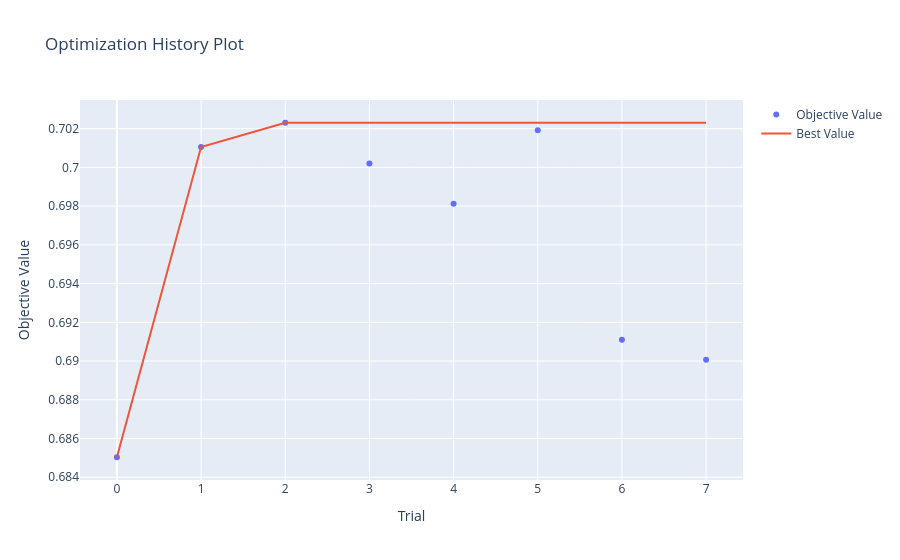
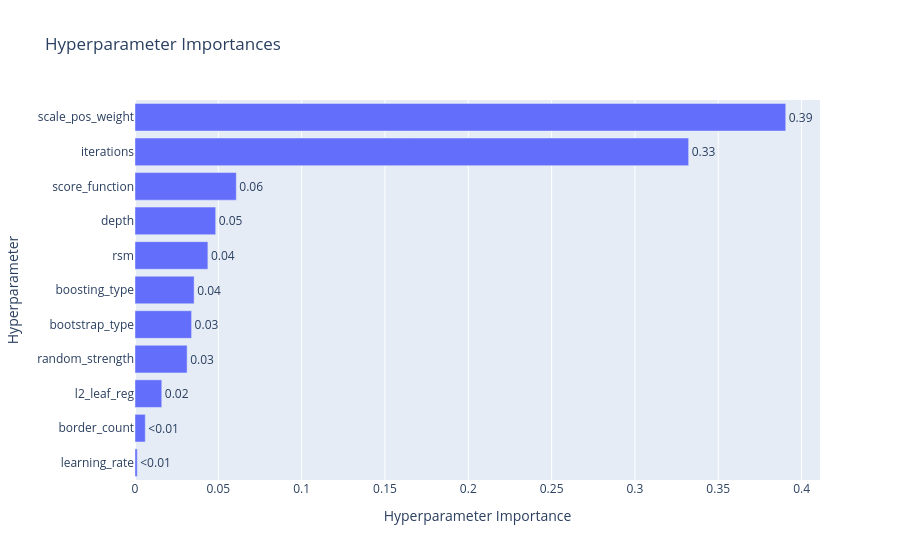

The cell these charts' notebook holds for them, in order:
### Markdown cell above
### 100k

### Code cell
import optuna
import numpy as np
import warnings
from catboost import CatBoostClassifier
from sklearn.metrics import roc_auc_score
from sklearn.model_selection import TimeSeriesSplit
from optuna.visualization import (
    plot_optimization_history, 
    plot_param_importances, 
    plot_parallel_coordinate
)
from optuna.samplers import TPESampler

# Parameter tuning settings

timeout_seconds = 60*60*3
no_improvement_trials = 100

# Split the 100k dataset to evaluate on holdout after tuning

X_tuning = train_100k_X.head(80000)
y_tuning = train_100k_y_cat.head(80000)
X_val_holdout = train_100k_X.tail(20000)
y_val_holdout = train_100k_y_cat.tail(20000)

def objective_catboost(trial):
    params = {
        "iterations": trial.suggest_int("iterations", 100, 1000), # Number of boosting rounds (equivalent to n_estimators)
        "learning_rate": trial.suggest_float("learning_rate", 0.005, 0.2, log=True), # Step size
        "depth": trial.suggest_int("depth", 2, 10), # Max tree depth. Low to reduce overfitting on small datasets
        "l2_leaf_reg": trial.suggest_float("l2_leaf_reg", 1e-8, 100.0, log=True), # L2 regularization (equivalent to reg_lambda/reg_alpha)
        "random_strength": trial.suggest_float("random_strength", 1e-3, 10.0, log=True), # Amount of randomness in scoring splits
        "rsm": trial.suggest_float("rsm", 0.2, 1.0), # Random subspace method (feature subsampling, equivalent to colsample_bytree)
        "border_count": trial.suggest_int("border_count", 64, 254), # Max bins for continuous features (equivalent to max_bin)
        "scale_pos_weight": trial.suggest_float("scale_pos_weight", 2.0, 10.0), # Class balancing weight for imbalanced target
        "objective": "Logloss", # Binary classification objective
        "random_seed": 42, # Fixed seed for reproducibility
        "thread_count": 1, # Use single thread to avoid issues with parallelism in Optuna (equivalent to n_jobs)
        "verbose": False, # Suppress CatBoost output
        "boosting_type": trial.suggest_categorical("boosting_type", ["Plain", "Ordered"]), # Boosting type
        "bootstrap_type": trial.suggest_categorical("bootstrap_type", ["Bayesian", "Bernoulli", "MVS"]), # Bootstrap method for sampling data
        "cat_features": cat_cols, # Categorical features
        "verbose": False, # Suppress CatBoost output
    }

    if params["boosting_type"] == "Ordered": # Ordered boosting
        params["grow_policy"] = "SymmetricTree" # Growth of trees
    else:
        params["grow_policy"] = trial.suggest_categorical("grow_policy", ["SymmetricTree", "Depthwise", "Lossguide"]) # Growth of trees
  
    if params["grow_policy"] == "Lossguide": # Lossguide grow policy
        params["max_leaves"] = trial.suggest_int("max_leaves", 5, 512) # Max leaves per tree. Low to prevent memorizing small data
        params["min_data_in_leaf"] = trial.suggest_int("min_data_in_leaf", 10, 500) # Min data in one leaf (equivalent to min_child_samples)
        params["score_function"] = "L2" # Scoring function for split quality
    elif params["grow_policy"] == "Depthwise": # Depthwise grow policy
        params["min_data_in_leaf"] = trial.suggest_int("min_data_in_leaf", 10, 500) # Min data in one leaf (equivalent to min_child_samples)
        params["score_function"] = trial.suggest_categorical("score_function", ["L2", "Cosine"]) # Scoring function for split quality
    else:
        params["score_function"] = trial.suggest_categorical("score_function", ["L2", "Cosine"]) # Scoring function for split quality

    if params["bootstrap_type"] == "Bayesian": # Bayesian bootstrap
        params["bagging_temperature"] = trial.suggest_float("bagging_temperature", 0, 10) # Intensity of Bayesian bootstrap
    else:
        params["subsample"] = trial.suggest_float("subsample", 0.2, 1.0) # Subsample ratio
        
    
    tscv = TimeSeriesSplit(n_splits=5) # TimeSeriesSplit to respect temporal order of data 5 splits for 5-fold CV
    cv_scores = []
    
    for train_idx, val_idx in tscv.split(X_tuning): # 5-fold CV cycle
        X_tr, X_val = X_tuning.iloc[train_idx], X_tuning.iloc[val_idx]
        y_tr, y_val = y_tuning.iloc[train_idx], y_tuning.iloc[val_idx]
        
        
        model = CatBoostClassifier(**params)
        
        with warnings.catch_warnings():
            warnings.simplefilter("ignore")
            model.fit(
                X_tr,
                y_tr
            )
        
        preds = model.predict_proba(X_val)[:, 1]
        cv_scores.append(roc_auc_score(y_val, preds))
        
    return np.mean(cv_scores)

def stop_optuna(study, trial): # Custom callback to stop optimization if no improvement in best AUC for a certain number of trials
    if study.best_trial.number + no_improvement_trials <= trial.number:
        print(f"\n[Early Stop] No improvement in {no_improvement_trials} trials. Stopping optimization.")
        study.stop()

study_catboost = optuna.create_study(direction="maximize", sampler=optuna.samplers.TPESampler(seed=42))
study_catboost.optimize(objective_catboost, timeout=timeout_seconds, n_jobs=-1, callbacks=[stop_optuna])

print("\n" + "="*40)
print(f"BEST AUC: {study_catboost.best_value:.4f}")
print("BEST PARAMETERS:")

print("best_params = {")
for k, v in study_catboost.best_params.items():
    if isinstance(v, str):
        print(f'    "{k}": "{v}",')
    else:
        print(f'    "{k}": {v},')
print("}")

print("\n--- PARAMETER IMPORTANCE ---")
importances = optuna.importance.get_param_importances(study_catboost)
for param, importance in importances.items():
    print(f"  {param:20}: {importance:.4f}")
print("="*40)


fig1 = plot_optimization_history(study_catboost)
fig1.show()
    
fig2 = plot_param_importances(study_catboost)
fig2.show()
    
fig3 = plot_parallel_coordinate(
    study_catboost, 
    params=[
        "iterations",
        "learning_rate",
        "depth",
        "l2_leaf_reg",
        "random_strength",
        "rsm",
        "border_count",
        "scale_pos_weight",
        "boosting_type",
        "bootstrap_type",
        "grow_policy"
    ]
)
fig3.show()
    
fig1.write_html("hyperparameter_tuning/CatBoost/Classification/optuna_catboost_100k_history.html")
fig2.write_html("hyperparameter_tuning/CatBoost/Classification/optuna_catboost_100k_importance.html")
fig3.write_html("hyperparameter_tuning/CatBoost/Classification/optuna_catboost_100k_parallel.html")

### Figure 1 — Plotly figure (JSON) as saved in the notebook; plotly's stock layout.template omitted (floating-point values rounded to 4 significant figures)
{"data": [{"mode": "markers", "name": "Objective Value", "type": "scatter", "x": [0, 1, 2, 3, 4, 5, 6, 7], "y": [0.685, 0.701, 0.7023, 0.7002, 0.6981, 0.7019, 0.6911, 0.6901]}, {"mode": "lines", "name": "Best Value", "type": "scatter", "x": [0, 1, 2, 3, 4, 5, 6, 7], "y": [0.685, 0.701, 0.7023, 0.7023, 0.7023, 0.7023, 0.7023, 0.7023]}, {"marker": {"color": "#cccccc"}, "mode": "markers", "name": "Infeasible Trial", "showlegend": false, "type": "scatter", "x": [], "y": []}], "layout": {"title": {"text": "Optimization History Plot"}, "xaxis": {"title": {"text": "Trial"}}, "yaxis": {"title": {"text": "Objective Value"}}}}

### Figure 2 — Plotly figure (JSON) as saved in the notebook; plotly's stock layout.template omitted (floating-point values rounded to 4 significant figures)
{"data": [{"cliponaxis": false, "hovertemplate": ["learning_rate (FloatDistribution): 0.001350214191675267<extra></extra>", "border_count (IntDistribution): 0.0061677162545189556<extra></extra>", "l2_leaf_reg (FloatDistribution): 0.016062821028111386<extra></extra>", "random_strength (FloatDistribution): 0.031283123969296715<extra></extra>", "bootstrap_type (CategoricalDistribution): 0.03395536487981795<extra></extra>", "boosting_type (CategoricalDistribution): 0.03549498657104023<extra></extra>", "rsm (FloatDistribution): 0.04373999253878368<extra></extra>", "depth (IntDistribution): 0.04842255058521734<extra></extra>", "score_function (CategoricalDistribution): 0.060795494214048125<extra></extra>", "iterations (IntDistribution): 0.33222890478749817<extra></extra>", "scale_pos_weight (FloatDistribution): 0.39049883097999216<extra></extra>"], "name": "Objective Value", "orientation": "h", "text": ["<0.01", "<0.01", "0.02", "0.03", "0.03", "0.04", "0.04", "0.05", "0.06", "0.33", "0.39"], "textposition": "outside", "type": "bar", "x": [0.00135, 0.006168, 0.01606, 0.03128, 0.03396, 0.03549, 0.04374, 0.04842, 0.0608, 0.3322, 0.3905], "y": ["learning_rate", "border_count", "l2_leaf_reg", "random_strength", "bootstrap_type", "boosting_type", "rsm", "depth", "score_function", "iterations", "scale_pos_weight"]}], "layout": {"title": {"text": "Hyperparameter Importances"}, "xaxis": {"title": {"text": "Hyperparameter Importance"}}, "yaxis": {"title": {"text": "Hyperparameter"}}}}
